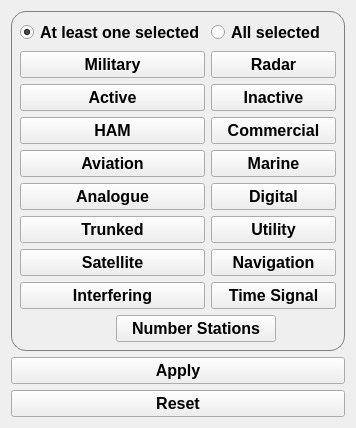
           <widget class="QWidget" name="tab_5">
            <attribute name="title">
             <string>Category</string>
            </attribute>
            <layout class="QVBoxLayout" name="verticalLayout_7">
             <item>
              <widget class="QWidget" name="cat_wid_container" native="true">
               <property name="sizePolicy">
                <sizepolicy hsizetype="Preferred" vsizetype="Expanding">
                 <horstretch>0</horstretch>
                 <verstretch>0</verstretch>
                </sizepolicy>
               </property>
               <property name="styleSheet">
                <string notr="true">QWidget#cat_wid_container {
	border: 1px solid gray;
	border-radius: 15px;
}</string>
               </property>
               <layout class="QGridLayout" name="gridLayout_8">
                <property name="topMargin">
                 <number>9</number>
                </property>
                <property name="bottomMargin">
                 <number>9</number>
                </property>
                <item row="4" column="0" colspan="2">
                 <widget class="QPushButton" name="aviation_btn">
                  <property name="font">
                   <font>
                    <pointsize>12</pointsize>
                    <weight>75</weight>
                    <bold>true</bold>
                   </font>
                  </property>
                  <property name="text">
                   <string>Aviation</string>
                  </property>
                  <property name="checkable">
                   <bool>true</bool>
                  </property>
                 </widget>
                </item>
                <item row="0" column="2" colspan="2">
                 <widget class="QRadioButton" name="cat_all">
                  <property name="font">
                   <font>
                    <pointsize>12</pointsize>
                    <weight>75</weight>
                    <bold>true</bold>
                   </font>
                  </property>
                  <property name="toolTip">
                   <string>&lt;html&gt;&lt;head/&gt;&lt;body&gt;&lt;p&gt;Keep all the signals which belong to &lt;span style=&quot; font-style:italic;&quot;&gt;all &lt;/span&gt;the selected categories.&lt;/p&gt;&lt;/body&gt;&lt;/html&gt;</string>
                  </property>
                  <property name="text">
                   <string>All selected</string>
                  </property>
                  <property name="checked">
                   <bool>false</bool>
                  </property>
                 </widget>
                </item>
                <item row="5" column="2" colspan="2">
                 <widget class="QPushButton" name="digital_btn">
                  <property name="font">
                   <font>
                    <pointsize>12</pointsize>
                    <weight>75</weight>
                    <bold>true</bold>
                   </font>
                  </property>
                  <property name="text">
                   <string>Digital</string>
                  </property>
                  <property name="checkable">
                   <bool>true</bool>
                  </property>
                 </widget>
                </item>
                <item row="9" column="1" colspan="2">
                 <widget class="QPushButton" name="number_stations_btn">
                  <property name="font">
                   <font>
                    <pointsize>12</pointsize>
                    <weight>75</weight>
                    <bold>true</bold>
                   </font>
                  </property>
                  <property name="text">
                   <string>Number Stations</string>
                  </property>
                  <property name="checkable">
                   <bool>true</bool>
                  </property>
                 </widget>
                </item>
                <item row="3" column="2" colspan="2">
                 <widget class="QPushButton" name="commercial_btn">
                  <property name="font">
                   <font>
                    <pointsize>12</pointsize>
                    <weight>75</weight>
                    <bold>true</bold>
                   </font>
                  </property>
                  <property name="text">
                   <string>Commercial</string>
                  </property>
                  <property name="checkable">
                   <bool>true</bool>
                  </property>
                 </widget>
                </item>
                <item row="6" column="2" colspan="2">
                 <widget class="QPushButton" name="utility_btn">
                  <property name="font">
                   <font>
                    <pointsize>12</pointsize>
                    <weight>75</weight>
                    <bold>true</bold>
                   </font>
                  </property>
                  <property name="text">
                   <string>Utility</string>
                  </property>
                  <property name="checkable">
                   <bool>true</bool>
                  </property>
                 </widget>
                </item>
                <item row="8" column="2" colspan="2">
                 <widget class="QPushButton" name="time_signal_btn">
                  <property name="font">
                   <font>
                    <pointsize>12</pointsize>
                    <weight>75</weight>
                    <bold>true</bold>
                   </font>
                  </property>
                  <property name="text">
                   <string>Time Signal</string>
                  </property>
                  <property name="checkable">
                   <bool>true</bool>
                  </property>
                 </widget>
                </item>
                <item row="4" column="2" colspan="2">
                 <widget class="QPushButton" name="marine_btn">
                  <property name="font">
                   <font>
                    <pointsize>12</pointsize>
                    <weight>75</weight>
                    <bold>true</bold>
                   </font>
                  </property>
                  <property name="text">
                   <string>Marine</string>
                  </property>
                  <property name="checkable">
                   <bool>true</bool>
                  </property>
                 </widget>
                </item>
                <item row="7" column="2" colspan="2">
                 <widget class="QPushButton" name="navigation_btn">
                  <property name="font">
                   <font>
                    <pointsize>12</pointsize>
                    <weight>75</weight>
                    <bold>true</bold>
                   </font>
                  </property>
                  <property name="text">
                   <string>Navigation</string>
                  </property>
                  <property name="checkable">
                   <bool>true</bool>
                  </property>
                 </widget>
                </item>
                <item row="3" column="0" colspan="2">
                 <widget class="QPushButton" name="ham_btn">
                  <property name="font">
                   <font>
                    <pointsize>12</pointsize>
                    <weight>75</weight>
                    <bold>true</bold>
                   </font>
                  </property>
                  <property name="text">
                   <string>HAM</string>
                  </property>
                  <property name="checkable">
                   <bool>true</bool>
                  </property>
                 </widget>
                </item>
                <item row="8" column="0" colspan="2">
                 <widget class="QPushButton" name="interfering_btn">
                  <property name="font">
                   <font>
                    <pointsize>12</pointsize>
                    <weight>75</weight>
                    <bold>true</bold>
                   </font>
                  </property>
                  <property name="text">
                   <string>Interfering</string>
                  </property>
                  <property name="checkable">
                   <bool>true</bool>
                  </property>
                 </widget>
                </item>
                <item row="2" column="0" colspan="2">
                 <widget class="QPushButton" name="active_btn">
                  <property name="font">
                   <font>
                    <pointsize>12</pointsize>
                    <weight>75</weight>
                    <bold>true</bold>
                   </font>
                  </property>
                  <property name="text">
                   <string>Active</string>
                  </property>
                  <property name="checkable">
                   <bool>true</bool>
                  </property>
                 </widget>
                </item>
                <item row="1" column="0" colspan="2">
                 <widget class="QPushButton" name="military_btn">
                  <property name="font">
                   <font>
                    <pointsize>12</pointsize>
                    <weight>75</weight>
                    <bold>true</bold>
                   </font>
                  </property>
                  <property name="text">
                   <string>Military</string>
                  </property>
                  <property name="checkable">
                   <bool>true</bool>
                  </property>
                 </widget>
                </item>
                <item row="6" column="0" colspan="2">
                 <widget class="QPushButton" name="trunked_btn">
                  <property name="font">
                   <font>
                    <pointsize>12</pointsize>
                    <weight>75</weight>
                    <bold>true</bold>
                   </font>
                  </property>
                  <property name="text">
                   <string>Trunked</string>
                  </property>
                  <property name="checkable">
                   <bool>true</bool>
                  </property>
                 </widget>
                </item>
                <item row="5" column="0" colspan="2">
                 <widget class="QPushButton" name="analogue_btn">
                  <property name="font">
                   <font>
                    <pointsize>12</pointsize>
                    <weight>75</weight>
                    <bold>true</bold>
                   </font>
                  </property>
                  <property name="text">
                   <string>Analogue</string>
                  </property>
                  <property name="checkable">
                   <bool>true</bool>
                  </property>
                 </widget>
                </item>
                <item row="7" column="0" colspan="2">
                 <widget class="QPushButton" name="sat_btn">
                  <property name="font">
                   <font>
                    <pointsize>12</pointsize>
                    <weight>75</weight>
                    <bold>true</bold>
                   </font>
                  </property>
                  <property name="text">
                   <string>Satellite</string>
                  </property>
                  <property name="checkable">
                   <bool>true</bool>
                  </property>
                 </widget>
                </item>
                <item row="1" column="2" colspan="2">
                 <widget class="QPushButton" name="radar_btn">
                  <property name="font">
                   <font>
                    <pointsize>12</pointsize>
                    <weight>75</weight>
                    <bold>true</bold>
                   </font>
                  </property>
                  <property name="text">
                   <string>Radar</string>
                  </property>
                  <property name="checkable">
                   <bool>true</bool>
                  </property>
                 </widget>
                </item>
                <item row="2" column="2" colspan="2">
                 <widget class="QPushButton" name="inactive_btn">
                  <property name="font">
                   <font>
                    <pointsize>12</pointsize>
                    <weight>75</weight>
                    <bold>true</bold>
                   </font>
                  </property>
                  <property name="text">
                   <string>Inactive</string>
                  </property>
                  <property name="checkable">
                   <bool>true</bool>
                  </property>
                 </widget>
                </item>
                <item row="0" column="0" colspan="2">
                 <widget class="QRadioButton" name="cat_at_least_one">
                  <property name="font">
                   <font>
                    <pointsize>12</pointsize>
                    <weight>75</weight>
                    <bold>true</bold>
                   </font>
                  </property>
                  <property name="toolTip">
                   <string>&lt;html&gt;&lt;head/&gt;&lt;body&gt;&lt;p&gt;Keep all the signals which belong to &lt;span style=&quot; font-style:italic;&quot;&gt;at least&lt;/span&gt; one of the selected categories.&lt;/p&gt;&lt;/body&gt;&lt;/html&gt;</string>
                  </property>
                  <property name="styleSheet">
                   <string notr="true"/>
                  </property>
                  <property name="text">
                   <string>At least one selected</string>
                  </property>
                  <property name="checked">
                   <bool>true</bool>
                  </property>
                 </widget>
                </item>
               </layout>
              </widget>
             </item>
             <item>
              <widget class="DoubleTextButton" name="apply_remove_cat_filter_btn">
               <property name="enabled">
                <bool>true</bool>
               </property>
               <property name="font">
                <font>
                 <pointsize>12</pointsize>
                 <weight>75</weight>
                 <bold>true</bold>
                </font>
               </property>
               <property name="text">
                <string>Apply</string>
               </property>
               <property name="checkable">
                <bool>true</bool>
               </property>
              </widget>
             </item>
             <item>
              <widget class="QPushButton" name="reset_cat_filters_btn">
               <property name="font">
                <font>
                 <pointsize>12</pointsize>
                 <weight>75</weight>
                 <bold>true</bold>
                </font>
               </property>
               <property name="text">
                <string>Reset</string>
               </property>
              </widget>
             </item>
            </layout>
           </widget>
